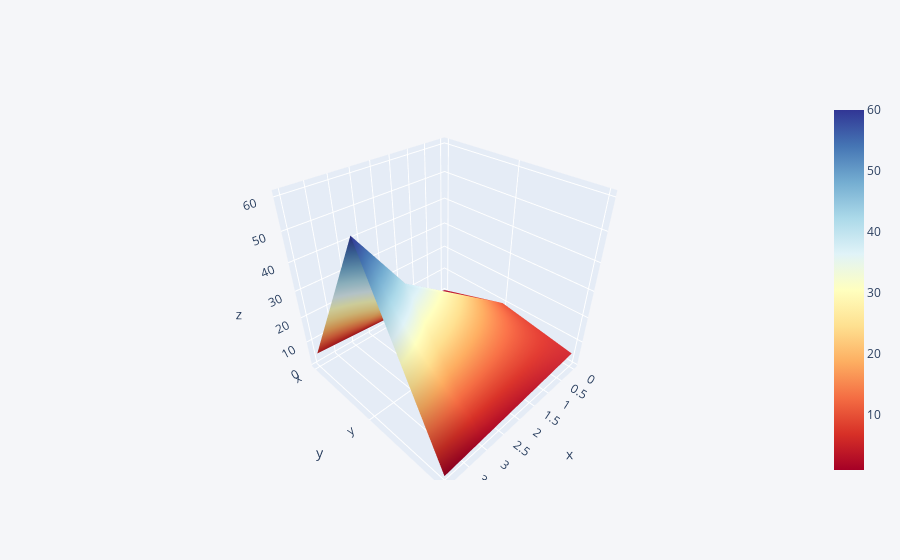

The notebook cell saved with this chart:
### Code cell
df3.iplot(kind='surface',colorscale='rdylbu')

### Figure 1 — Plotly figure (JSON) as saved in the notebook; plotly's stock layout.template omitted (floating-point values rounded to 4 significant figures)
{"data": [{"colorscale": [[0, "rgb(165,0,38)"], [0.1, "rgb(215,48,39)"], [0.2, "rgb(244,109,67)"], [0.3, "rgb(253,174,97)"], [0.4, "rgb(254,224,144)"], [0.5, "rgb(255,255,191)"], [0.6, "rgb(224,243,248)"], [0.7, "rgb(171,217,233)"], [0.8, "rgb(116,173,209)"], [0.9, "rgb(69,117,180)"], [1, "rgb(49,54,149)"]], "type": "surface", "x": [0, 1, 2, 3, 4], "y": ["x", "y", "z"], "z": [[1, 2, 3, 4, 5], [10, 20, 30, 40, 60], [5, 4, 3, 2, 1]]}], "layout": {"legend": {"bgcolor": "#F5F6F9", "font": {"color": "#4D5663"}}, "paper_bgcolor": "#F5F6F9", "plot_bgcolor": "#F5F6F9", "title": {"font": {"color": "#4D5663"}}, "xaxis": {"gridcolor": "#E1E5ED", "showgrid": true, "tickfont": {"color": "#4D5663"}, "title": {"font": {"color": "#4D5663"}, "text": ""}, "zerolinecolor": "#E1E5ED"}, "yaxis": {"gridcolor": "#E1E5ED", "showgrid": true, "tickfont": {"color": "#4D5663"}, "title": {"font": {"color": "#4D5663"}, "text": ""}, "zerolinecolor": "#E1E5ED"}}}
